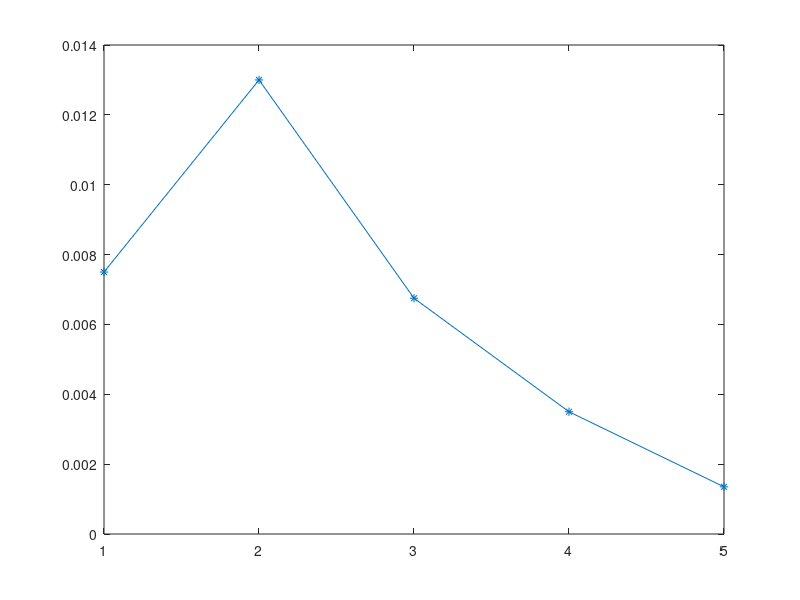

MATLAB code for this plot:
clear;
age=[9320 9200 8800 8000 6000 0]
w=[446 437 385 331 261 180]
C=10;
n=1;
for k=2 :6
    aaa(k-1)=((w(k)-w(k-1))/(age(k)-age(k-1))/C)^(1/n);
end
aaa
plot(aaa,'*-')
